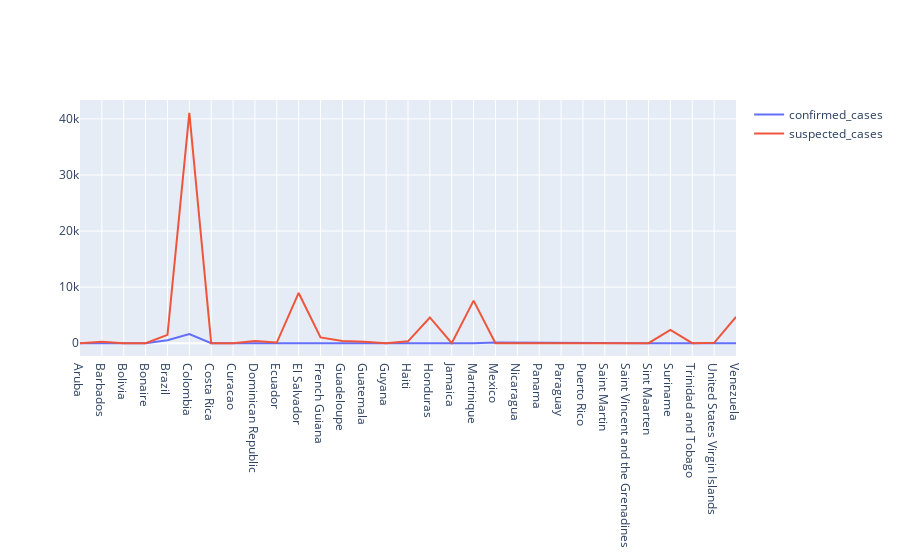

The notebook cell this image was saved under:
### Code cell
data=[]
for col in table.columns:
    if col!= 'country_or_territory':
        data.append(go.Scatter(name=col,x=table['country_or_territory'],y=table[col].tolist()))
fig = go.Figure(data)
fig.show()

### Figure 1 — Plotly figure (JSON) as saved in the notebook; plotly's stock layout.template omitted (floating-point values rounded to 4 significant figures)
{"data": [{"name": "confirmed_cases", "type": "scatter", "x": ["Aruba", "Barbados", "Bolivia", "Bonaire", "Brazil", "Colombia", "Costa Rica", "Curacao", "Dominican Republic", "Ecuador", "El Salvador", "French Guiana", "Guadeloupe", "Guatemala", "Guyana", "Haiti", "Honduras", "Jamaica", "Martinique", "Mexico", "Nicaragua", "Panama", "Paraguay", "Puerto Rico", "Saint Martin", "Saint Vincent and the Grenadines", "Sint Maarten", "Suriname", "Trinidad and Tobago", "United States Virgin Islands", "Venezuela"], "y": [4, 9, 1, 1, 534, 1612, 3, 1, 18, 40, 3, 102, 35, 105, 1, 5, 2, 1, 12, 121, 92, 86, 6, 30, 11, 1, 2, 2, 1, 6, 4]}, {"name": "suspected_cases", "type": "scatter", "x": ["Aruba", "Barbados", "Bolivia", "Bonaire", "Brazil", "Colombia", "Costa Rica", "Curacao", "Dominican Republic", "Ecuador", "El Salvador", "French Guiana", "Guadeloupe", "Guatemala", "Guyana", "Haiti", "Honduras", "Jamaica", "Martinique", "Mexico", "Nicaragua", "Panama", "Paraguay", "Puerto Rico", "Saint Martin", "Saint Vincent and the Grenadines", "Sint Maarten", "Suriname", "Trinidad and Tobago", "United States Virgin Islands", "Venezuela"], "y": [0, 277, 0, 0, 1490, 41094, 0, 0, 395, 115, 8959, 1030, 389, 278, 0, 329, 4590, 0, 7600, 0, 0, 0, 0, 0, 58, 0, 0, 2352, 0, 66, 4696]}], "layout": {"autosize": true, "xaxis": {"autorange": true, "range": [0, 30], "type": "category"}, "yaxis": {"autorange": true, "range": [-2283, 43377], "type": "linear"}}}
